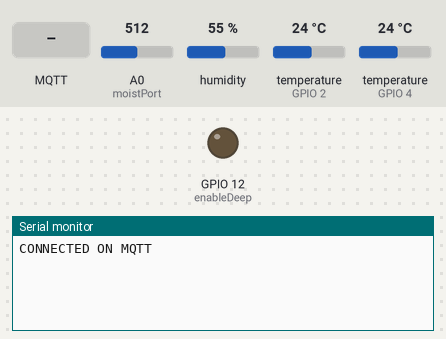
The sketch below on a simulated ESP8266 (NodeMCU). Shown: output pins drawn as LEDs (lit = HIGH), the last lines printed to the serial monitor. Inputs (shaded band) come from the test bench; at power-on: A0 (moistPort) = 512, humidity 55 %, temperature (sensors on GPIO 2, GPIO 4) 24 °C. WiFi joins after 1.5 s; servers stay silent unless stated; no MQTT or app messages arrive unless stated; pins used as bus, display or sensor lines are not drawn.

Above: at 2.7 s.
2.8 s: MQTT message "OTA_ON" arrives on the first subscribed topic
At 3.4 s:
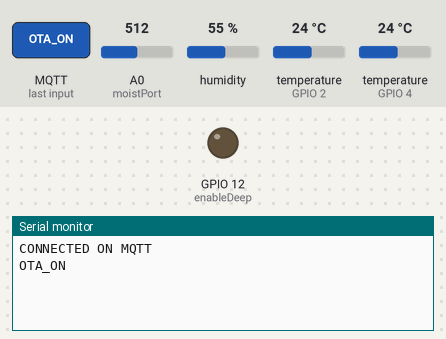
5.0 s: MQTT message "OTA_OFF" arrives on the first subscribed topic
At 5.3 s:
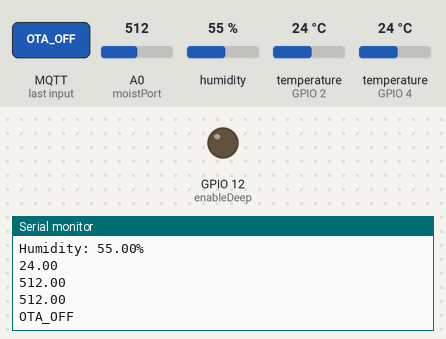
6.5 s: MQTT message "on" arrives on the first subscribed topic
At 7.3 s:
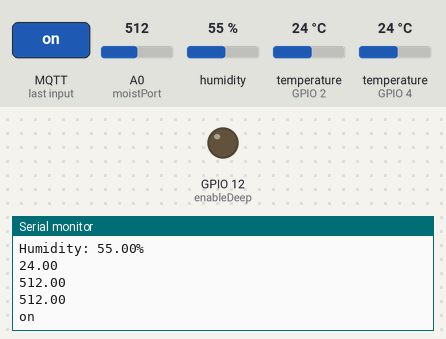

Measured:
- after the input at 2.8 s, the serial monitor: prints a new line at once (image 1)
- after the input at 5.0 s, the serial monitor: prints a new line at once (image 2)
- after the input at 6.5 s, the serial monitor: prints a new line at once (image 3)

The sketch:

grouu-irr.ino
```cpp
// (licence header left out)
//MQTT
#include <PubSubClient.h>
//ESP
#include <ESP8266WiFi.h>
//Wi-Fi Manager library
#include <DNSServer.h>
#include <ESP8266WebServer.h>
#include <WiFiManager.h>//https://github.com/tzapu/WiFiManager
//OTA
#include <WiFiUdp.h>
#include <ArduinoOTA.h>

#define AP_TIMEOUT 180
#define SERIAL_BAUDRATE 115200

//Other Libs
#include <OneWire.h>
#include <DallasTemperature.h>
#include <Adafruit_Sensor.h>
#include <DHT.h>
#include <DHT_U.h>
#include <Timing.h>


//PORTS and Global Variables

//moist
#define moistPort A0
#define enableSur 14 //GPIO14 to feed surface Moist sensor
#define enableDeep 12 //GPIO12 to feed deep Moist sensor

//soilTemperature

#define ONE_WIRE_BUS 4 //GPIO4
OneWire oneWire(ONE_WIRE_BUS);
DallasTemperature DS18B20(&oneWire);

//enviromnental - DHT22
float temp;
float stemp;
float humid;
#define DHTPIN            2
#define DHTTYPE           DHT22     // DHT 22 (AM2302)
DHT_Unified dht(DHTPIN, DHTTYPE);

Timing mytimer;
uint32_t delayMS;


//configure MQTT server
#define MQTT_BROKER_IP "192.168.1.66"
#define MQTT_BROKER_PORT 1883
#define MQTT_AUTH true
#define MQTT_USERNAME "grouu"
#define MQTT_PASSWORD "herbertolevah"

//free MQTT brokers: https://github.com/mqtt/mqtt.github.io/wiki/public_brokers

#define PAYLOAD_ON "ON"
#define PAYLOAD_OFF "OFF"

//CONSTANTS
//ID of the Board
const String Instalation = "Habibi"; //Where is it?
const String IDCODE = "1"; //number your probe
const String TYPE = "SoilProbe"; //choose type
const String Host = "Grouu" + Instalation + TYPE + IDCODE; //just change if it is not grouu
const char * OTA_PASSWORD  = "herbertolevah";
const String MQTT_LOG = "system/log";
const String MQTT_SYSTEM_CONTROL_TOPIC = "system/set/"+Host;
//sensors
const String MQTT_WATER_humid_PUBLISH_TOPIC = Host + "/sensor/humid";
const String MQTT_WATER_temp_PUBLISH_TOPIC = Host + "/sensor/temp";
const String MQTT_WATER_moistSur_PUBLISH_TOPIC = Host + "/sensor/moistSur";
const String MQTT_WATER_moistDeep_PUBLISH_TOPIC = Host + "/sensor/moistDeep";
const String MQTT_WATER_soilTemp_PUBLISH_TOPIC = Host + "/sensor/stemp";

WiFiClient wclient;
PubSubClient client(MQTT_BROKER_IP,MQTT_BROKER_PORT,wclient);

//CONTROL FLAGS
bool OTA = false;
bool OTABegin = false;
bool lastButtonState = false;


void setup() {

  Serial.begin(SERIAL_BAUDRATE);
  WiFiManager wifiManager;
  //reset saved settings
  //wifiManager.resetSettings();
  /*timeout relates to the maximum time before the portal to become innactive*/
  wifiManager.setTimeout(AP_TIMEOUT);

  if(!wifiManager.autoConnect(Host.c_str())) {
    Serial.println("failed to connect and hit timeout");
    delay(3000);
    ESP.restart();
    delay(5000);
  }
  client.setCallback(callback);

  dht.begin();
  sensor_t sensor;
  dht.temperature().getSensor(&sensor);
  dht.humidity().getSensor(&sensor);
  delayMS = sensor.min_delay / 1000;

  pinMode(enableSur,OUTPUT);
  pinMode(enableDeep,OUTPUT);

  digitalWrite(enableSur,LOW);
  digitalWrite(enableDeep,LOW);

  mytimer.begin(0);

}


//Chamada de recepção de mensagem
void callback(char* topic, byte* payload, unsigned int length) {
  String payloadStr = "";
  for (int i=0; i<length; i++) {
    payloadStr += (char)payload[i];
  }
  Serial.println(payloadStr);
  String topicStr = String(topic);
 if(topicStr.equals(MQTT_SYSTEM_CONTROL_TOPIC)){
  if(payloadStr.equals("OTA_ON")){
    OTA = true;
    OTABegin = true;
  }else if (payloadStr.equals("OTA_OFF")){
    OTA = true;
    OTABegin = true;
  }else if (payloadStr.equals("REBOOT")){
    ESP.restart();
  }
 }
}


//Verifica se a ligação está ativa, caso não este liga-se e subscreve aos tópicos de interesse
bool checkMqttConnection(){
  if (!client.connected()) {
    if (MQTT_AUTH ? client.connect(Host.c_str(),MQTT_USERNAME, MQTT_PASSWORD) : client.connect(Host.c_str())) {
      //SUBSCRIÇÃO DE TOPICOS
      Serial.println("CONNECTED ON MQTT");
      client.subscribe(MQTT_SYSTEM_CONTROL_TOPIC.c_str());
      //Envia uma mensagem por MQTT para o tópico de log a informar que está ligado
      client.publish(MQTT_LOG.c_str(),(String(Host)+" CONNECTED").c_str());
    }
  }
  return client.connected();
}

void loop() {
  if (WiFi.status() == WL_CONNECTED) {
    if (checkMqttConnection()){
      if (mytimer.onTimeout(delayMS)){
          publishValues();
        }
      client.loop();
      if(OTA){
        if(OTABegin){
          setupOTA();
          OTABegin= false;
        }
        ArduinoOTA.handle();
      }
    }
  }
}

//Setup do OTA para permitir updates de Firmware via Wi-Fi
void setupOTA(){
  if (WiFi.status() == WL_CONNECTED && checkMqttConnection()) {
    client.publish(MQTT_LOG.c_str(),(String(Host)+" OTA IS SETUP").c_str());
    ArduinoOTA.setHostname(Host.c_str());
    ArduinoOTA.setPassword((const char *)OTA_PASSWORD);
    ArduinoOTA.begin();
    client.publish(MQTT_LOG.c_str(),(String(Host)+" OTA IS READY").c_str());
  }
}

void publishValues(){

  // DHT22 values
  sensors_event_t event;
  dht.temperature().getEvent(&event);

  if (isnan(event.temperature)) {
    Serial.println("Error reading temperature!");
  }
  else {
    temp = event.temperature;
    Serial.print("Temperature: ");
    Serial.print(temp);
    Serial.println(" *C");
    String Temp = String(temp,1);
    client.publish(MQTT_WATER_temp_PUBLISH_TOPIC.c_str(), Temp.c_str());
  }

  dht.humidity().getEvent(&event);
  if (isnan(event.relative_humidity)) {
    Serial.println("Error reading humidity!");
  }
  else {
    humid = event.relative_humidity;
    Serial.print("Humidity: ");
    Serial.print(humid);
    Serial.println("%");
    String Humid = String(humid,1);
    client.publish(MQTT_WATER_humid_PUBLISH_TOPIC.c_str(), Humid.c_str());
  }


  //soilTemperature

    DS18B20.requestTemperatures();
    stemp = DS18B20.getTempCByIndex(0);
    String soilTemp = String(stemp,1);

    Serial.println(stemp);
    client.publish(MQTT_WATER_soilTemp_PUBLISH_TOPIC.c_str(), soilTemp.c_str());

  //moisture (surface and deep)

    //read&publishSurface
    digitalWrite(enableSur,HIGH);
    digitalWrite(enableDeep,LOW);
    float sensorValue = analogRead(moistPort);
    String moistSur = String(sensorValue);
    Serial.println(moistSur);
    client.publish(MQTT_WATER_moistSur_PUBLISH_TOPIC.c_str(), moistSur.c_str());

    //read&publishDeep
    digitalWrite(enableSur,LOW);
    digitalWrite(enableDeep,HIGH);
    sensorValue = analogRead(moistPort);
    String moistDeep = String(sensorValue);
    Serial.println(moistDeep);
    client.publish(MQTT_WATER_moistDeep_PUBLISH_TOPIC.c_str(), moistDeep.c_str());
    digitalWrite(enableDeep,LOW);


}
```
